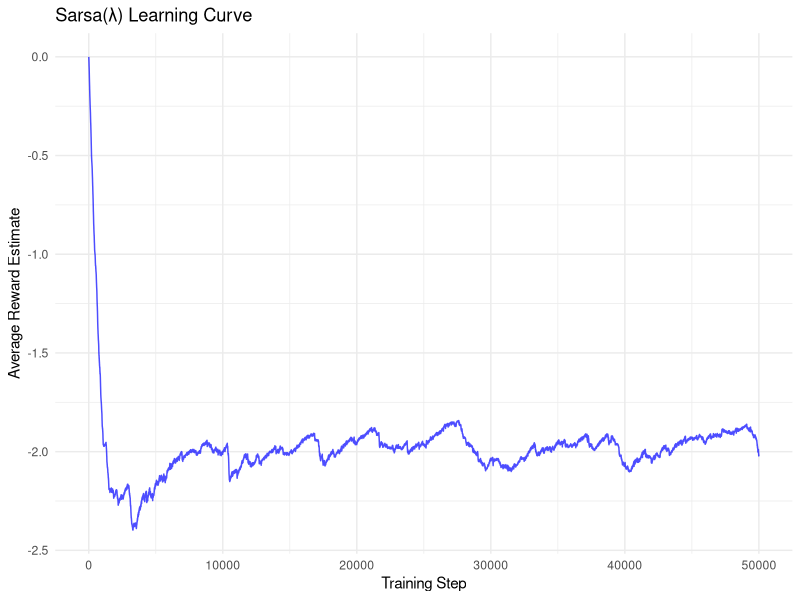

Write the R code that produced this figure.
## ---- chunk 1
# Server Load Balancing with Average Reward Sarsa(lambda)
library(ggplot2)

# Environment setup
set.seed(42)
n_servers <- 3
max_load <- 5
n_steps <- 50000

# State encoding and reward function
encode_state <- function(loads) {
  sum(loads * (max_load + 1)^(0:(length(loads)-1))) + 1
}

decode_state <- function(state_id) {
  state_id <- state_id - 1
  loads <- numeric(n_servers)
  for (i in 1:n_servers) {
    loads[i] <- state_id %% (max_load + 1)
    state_id <- state_id %/% (max_load + 1)
  }
  loads
}

get_reward <- function(loads, server_choice) {
  new_loads <- loads
  new_loads[server_choice] <- min(new_loads[server_choice] + 1, max_load)
  avg_load <- mean(new_loads)
  reward <- -avg_load
  
  for (i in 1:n_servers) {
    if (new_loads[i] > 0 && runif(1) < 0.3) {
      new_loads[i] <- new_loads[i] - 1
    }
  }
  list(reward = reward, new_loads = new_loads)
}

# Initialize parameters
n_states <- (max_load + 1)^n_servers
Q <- array(0, dim = c(n_states, n_servers))
E <- array(0, dim = c(n_states, n_servers)) # Eligibility traces
rho_hat <- 0
alpha <- 0.1
beta <- 0.001
epsilon <- 0.1
lambda <- 0.9 # Trace decay parameter

# Epsilon-greedy action selection
choose_action <- function(state_id, q_table, eps) {
  if (runif(1) < eps) {
    return(sample(1:n_servers, 1))
  } else {
    return(which.max(q_table[state_id, ]))
  }
}

# Training loop
loads <- rep(0, n_servers)
state_id <- encode_state(loads)
action <- choose_action(state_id, Q, epsilon)
rho_history <- numeric(n_steps)

cat("Training average reward Sarsa(lambda) agent...\n")
for (step in 1:n_steps) {
  # Take action and observe outcome
  result <- get_reward(loads, action)
  reward <- result$reward
  next_loads <- result$new_loads
  next_state_id <- encode_state(next_loads)
  
  # Choose next action (A_{t+1}) for the Sarsa update
  next_action <- choose_action(next_state_id, Q, epsilon)
  
  # Compute TD error
  td_error <- reward - rho_hat + Q[next_state_id, next_action] - Q[state_id, action]
  
  # Increment trace for current state-action pair
  E[state_id, action] <- E[state_id, action] + 1
  
  # Update Q-values and average reward using traces
  Q <- Q + alpha * td_error * E
  rho_hat <- rho_hat + beta * td_error
  
  # Decay eligibility traces
  E <- lambda * E
  
  # Record progress
  rho_history[step] <- rho_hat
  
  # Update state and action for next iteration
  loads <- next_loads
  state_id <- next_state_id
  action <- next_action
  
  if (step %% 10000 == 0) {
    cat(sprintf("Step %d: Average reward estimate = %.4f\n", step, rho_hat))
    epsilon <- max(0.01, epsilon * 0.95)
  }
}

cat(sprintf("\nFinal average reward estimate: %.4f\n", rho_hat))

# Plot learning curve
plot_data <- data.frame(
  step = 1:n_steps,
  avg_reward = rho_history
)

ggplot(plot_data, aes(x = step, y = avg_reward)) +
  geom_line(color = "blue", alpha = 0.7) +
  labs(title = "Sarsa(λ) Learning Curve",
       x = "Training Step",
       y = "Average Reward Estimate") +
  theme_minimal()
